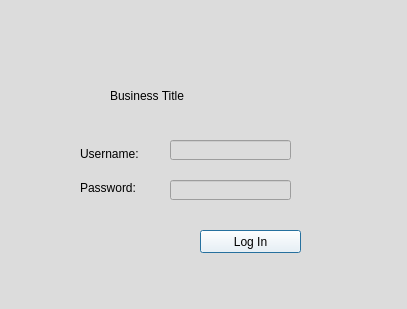
<?xml version="1.0" encoding="UTF-8"?>
<ui version="4.0">
 <class>Dialog</class>
 <widget class="QDialog" name="Dialog">
  <property name="geometry">
   <rect>
    <x>0</x>
    <y>0</y>
    <width>407</width>
    <height>309</height>
   </rect>
  </property>
  <property name="windowTitle">
   <string>Dialog</string>
  </property>
  <property name="styleSheet">
   <string notr="true">background-color: rgb(220, 220, 220);
border-color: rgb(0, 0, 0);</string>
  </property>
  <widget class="QLabel" name="label_2">
   <property name="geometry">
    <rect>
     <x>110</x>
     <y>80</y>
     <width>181</width>
     <height>31</height>
    </rect>
   </property>
   <property name="styleSheet">
    <string notr="true">text-align: center;
font: 75 22pt &quot;MS Shell Dlg 2&quot;;
color: black;
</string>
   </property>
   <property name="text">
    <string>Business Title</string>
   </property>
  </widget>
  <widget class="QWidget" name="verticalLayoutWidget">
   <property name="geometry">
    <rect>
     <x>80</x>
     <y>140</y>
     <width>81</width>
     <height>61</height>
    </rect>
   </property>
   <layout class="QVBoxLayout" name="verticalLayout">
    <item>
     <widget class="QLabel" name="label">
      <property name="styleSheet">
       <string notr="true">font: 10pt &quot;MS Shell Dlg 2&quot;;
border-color: rgb(85, 0, 0);</string>
      </property>
      <property name="text">
       <string>Username:</string>
      </property>
     </widget>
    </item>
    <item>
     <widget class="QLabel" name="label_3">
      <property name="styleSheet">
       <string notr="true">font: 10pt &quot;MS Shell Dlg 2&quot;;</string>
      </property>
      <property name="text">
       <string>Password:</string>
      </property>
     </widget>
    </item>
   </layout>
  </widget>
  <widget class="QPushButton" name="SignInbutton">
   <property name="geometry">
    <rect>
     <x>200</x>
     <y>230</y>
     <width>101</width>
     <height>23</height>
    </rect>
   </property>
   <property name="styleSheet">
    <string notr="true">background-color: rgb(255, 255, 255)</string>
   </property>
   <property name="text">
    <string>Log In</string>
   </property>
  </widget>
  <widget class="QLineEdit" name="userName">
   <property name="geometry">
    <rect>
     <x>170</x>
     <y>140</y>
     <width>121</width>
     <height>20</height>
    </rect>
   </property>
  </widget>
  <widget class="QLineEdit" name="userPassword">
   <property name="geometry">
    <rect>
     <x>170</x>
     <y>180</y>
     <width>121</width>
     <height>20</height>
    </rect>
   </property>
   <property name="echoMode">
    <enum>QLineEdit::Password</enum>
   </property>
  </widget>
 </widget>
 <resources/>
 <connections/>
</ui>
